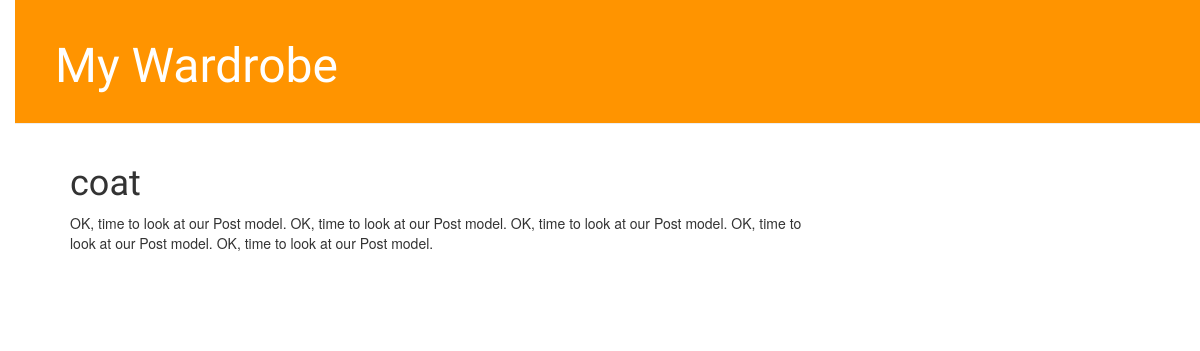
Before: /post/1/ with the older database file.
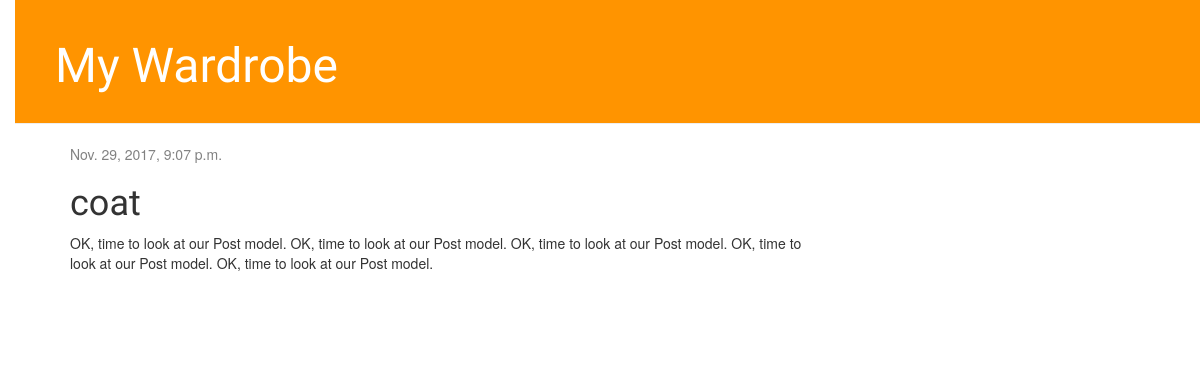
After: the same page with the newer database file.
### wardrobe/models.py (models this page shows, shortened)
class Post(models.Model):
    owner = models.ForeignKey('auth.User')
    type = models.CharField(max_length=200)
    description = models.TextField()
    created_date = models.DateTimeField(default=timezone.now)
    published_date = models.DateTimeField(blank=True, null=True)

### wardrobe/views.py (the view)
def post_detail(request, pk):
    post = get_object_or_404(Post, pk=pk)
    return render(request, 'wardrobe/post_detail.html', {'post': post})

### wardrobe/templates/wardrobe/post_detail.html (shortened to what this page needs)
{% extends 'wardrobe/base.html' %}
{% block content %}
    <div class="post">
        {% if post.published_date %}
            <div class="date">
                {{ post.published_date }}
            </div>
        {% endif %}
        <h1>{{ post.type }}</h1>
        <p>{{ post.description|linebreaksbr }}</p>
    </div>
{% endblock %}

Changed rows visible on the page:
changed Post "coat": published_date (not shown) → "Nov. 29, 2017, 9:07 p.m."
